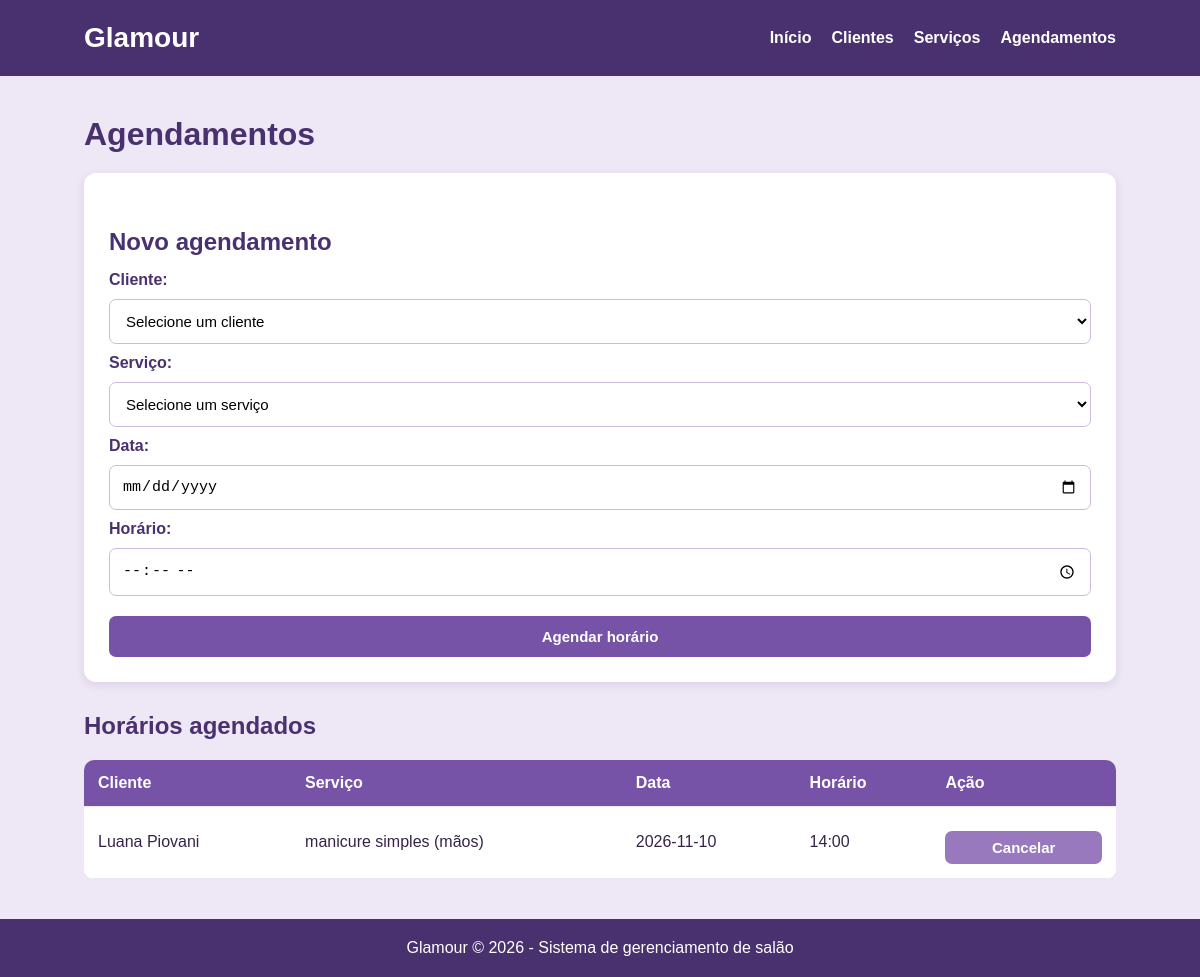
The page /agendamentos on the database its author committed.
### tables this page shows
CREATE TABLE agendamentos (
            id INTEGER PRIMARY KEY AUTOINCREMENT,
            cliente_id INTEGER NOT NULL,
            servico_id INTEGER NOT NULL,
            data TEXT NOT NULL,
            horario TEXT NOT NULL,

            FOREIGN KEY (cliente_id) REFERENCES clientes(id),
            FOREIGN KEY (servico_id) REFERENCES servicos(id),

            UNIQUE(data, horario)
        );

CREATE TABLE clientes (
            id INTEGER PRIMARY KEY AUTOINCREMENT,
            nome TEXT NOT NULL,
            telefone TEXT NOT NULL,
            email TEXT
        );

CREATE TABLE servicos (
            id INTEGER PRIMARY KEY AUTOINCREMENT,
            nome TEXT NOT NULL,
            preco REAL NOT NULL,
            duracao INTEGER NOT NULL
        );

### app.py (the view, shortened to what this page needs)
@app.route("/agendamentos", methods=["GET", "POST"])
def agendamentos():
    conexao = conectar()
    lista_clientes = conexao.execute(
        "SELECT * FROM clientes ORDER BY nome"
    ).fetchall()
    lista_servicos = conexao.execute(
        "SELECT * FROM servicos ORDER BY nome"
    ).fetchall()
    lista_agendamentos = conexao.execute("""
        SELECT
            agendamentos.id,
            clientes.nome AS cliente,
            servicos.nome AS servico,
            agendamentos.data,
            agendamentos.horario
        FROM agendamentos
        JOIN clientes ON clientes.id = agendamentos.cliente_id
        JOIN servicos ON servicos.id = agendamentos.servico_id
        ORDER BY agendamentos.data, agendamentos.horario
    """).fetchall()
    conexao.close()
    return render_template(
        "agendamentos.html",
        clientes=lista_clientes,
        servicos=lista_servicos,
        agendamentos=lista_agendamentos
    )

### database.py (called while the page is built)
def conectar():
    conexao = sqlite3.connect(CAMINHO_BANCO)
    conexao.row_factory = sqlite3.Row
    conexao.execute("PRAGMA foreign_keys = ON")
    return conexao

### templates/agendamentos.html (shortened to what this page needs)
{% extends "base.html" %}
{% block conteudo %}
<h1>Agendamentos</h1>
<div class="painel">
    <h2>Novo agendamento</h2>
    {% if clientes and servicos %}
    <form method="POST">
        <label>Cliente:</label>
        <select name="cliente_id" required>
            <option value="">Selecione um cliente</option>
        </select>
        <label>Serviço:</label>
        <select name="servico_id" required>
            <option value="">Selecione um serviço</option>
        </select>
        <label>Data:</label>
        <input type="date" name="data" id="data_agendamento" required>
        <label>Horário:</label>
        <input type="time" name="horario" required>
        <button type="submit">Agendar horário</button>
    </form>
    {% else %}
    <p>
        Para realizar um agendamento, primeiro cadastre
        pelo menos um cliente e um serviço.
    </p>
    {% endif %}
</div>
<h2>Horários agendados</h2>
<table>
    <tr>
        <th>Cliente</th>
        <th>Serviço</th>
        <th>Data</th>
        <th>Horário</th>
        <th>Ação</th>
    </tr>
    {% for agendamento in agendamentos %}
    <tr>
        <td>{{ agendamento.cliente }}</td>
        <td>{{ agendamento.servico }}</td>
        <td>{{ agendamento.data }}</td>
        <td>{{ agendamento.horario }}</td>
        <td>
            <form method="POST"
                  action="{{ url_for('cancelar_agendamento', id=agendamento.id) }}"
                  onsubmit="return confirm('Deseja cancelar este agendamento?')">
                <button class="botao-excluir" type="submit">
                    Cancelar
                </button>
            </form>
        </td>
    </tr>
    {% endfor %}
</table>
{% endblock %}

### static/css/style.css (style rules this page uses)
* { margin: 0; padding: 0; box-sizing: border-box; }
body { font-family: Arial, sans-serif; background-color: #EEE7F6; color: #352447; }
h1 { color: #49316F; margin-bottom: 12px; }
h2 { color: #49316F; margin: 30px 0 15px; }
.painel { background-color: white; padding: 25px; border-radius: 12px; margin: 20px 0; box-shadow: 0 3px 10px rgba(50, 30, 70, 0.1); }
form { display: flex; flex-direction: column; gap: 10px; }
label { font-weight: bold; color: #49316F; }
input, select { padding: 12px; border: 1px solid #CBB9DF; border-radius: 7px; font-size: 15px; background-color: white; }
button { background-color: #7653A6; color: white; border: none; padding: 12px; border-radius: 7px; cursor: pointer; font-size: 15px; font-weight: bold; margin-top: 10px; }
.botao-excluir { background-color: #9879BD; padding: 8px 12px; }
table { width: 100%; border-collapse: collapse; background-color: white; border-radius: 10px; overflow: hidden; margin: 20px 0; }
th, td { padding: 14px; text-align: left; border-bottom: 1px solid #EEE7F6; }
th { background-color: #7653A6; color: white; }

### rows shown on the page
agendamentos: cliente "Luana Piovani", servico "manicure simples (mãos)", data "2026-11-10", horario "14:00"
